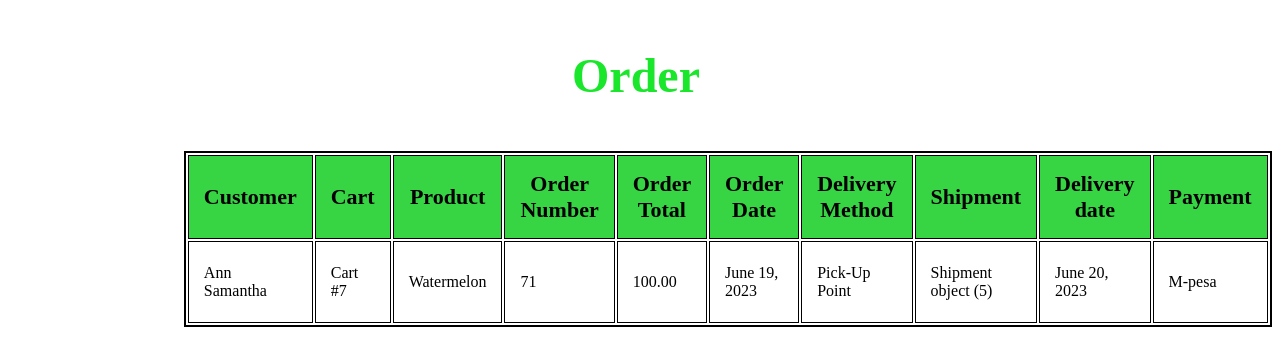
Screenshot of /order/order/4/ with the database file from the repository.
### order/models.py (models this page shows, shortened)
class Order(models.Model):
    customer = models.ForeignKey(Customer,
                                 on_delete=models.CASCADE, null=True)
    cart = models.ForeignKey(Cart,
                             on_delete=models.CASCADE, null=True)
    product = models.ForeignKey(Product,
                                 on_delete=models.CASCADE, null=True )
    order_number = models.PositiveIntegerField()
    order_total = models.DecimalField(max_digits = 6, decimal_places = 2)
    order_date = models.DateField()
    delivery_choices = (
        ('Pick-Up Point', 'Pick-Up Point'),
        ('Home Delivery', 'Home Delivery'),
    )
    delivery_method = models.CharField(max_length=15, choices=delivery_choices)
    shipment = models.ForeignKey(Shipment,
                                 on_delete=models.CASCADE, null=True)
    delivery_date = models.DateField()
    payment = models.ForeignKey(Payment,
                                   on_delete=models.CASCADE, null=True)

### customer/models.py (models this page shows)
class Customer (models.Model):
    name = models.CharField(max_length=32)
    phone_Number = models.CharField(max_length=15)
    email = models.EmailField()
    location = models.CharField(max_length=32)
    user = models.ForeignKey(User,
                                on_delete=models.CASCADE, null=True)
    def __str__(self):
        return self.name

### cart/models.py (models this page shows, shortened)
class Cart(models.Model):
    inventory = models.ManyToManyField(Product)
    delivery_choices = (
        ('Pick-Up Point', 'Pick-Up Point'),
        ('Home Delivery', 'Home Delivery'),
    )
    delivery_method = models.CharField(max_length=15, choices=delivery_choices)
    number_of_products = models.IntegerField()
    products_total = models.DecimalField(max_digits=6, decimal_places=2)
    shipping_cost = models.DecimalField(max_digits=6, decimal_places=2)
    payment_choice = (
        ('M-Pesa', 'M-Pesa'),
        ('Pay on Delivery', 'Pay on Delivery'),
    )
    payment_method = models.CharField(max_length = 15, choices = payment_choice)
    def __str__(self):
        return f"Cart #{self.pk}"

### inventory/models.py (models this page shows)
class Product(models.Model):
    title = models.CharField(max_length = 32)
    vendor = models.ForeignKey(Vendor,
                               on_delete=models.CASCADE)
    description = models.TextField()
    product_id = models.PositiveBigIntegerField()
    image = models.ImageField(upload_to='images')
    price = models.DecimalField(max_digits = 6, decimal_places = 2)
    stock = models.PositiveIntegerField()
    date_created = models.DateTimeField(auto_now_add = True)
    date_updated = models.DateTimeField(auto_now = True)
    def __str__(self):
        return self.title

### shipment/models.py (models this page shows, shortened)
class Shipment(models.Model):
    location = models.CharField(max_length=120)
    delivery_choices = (
        ('Pick-up Point', 'Pick-up Point'),
        ('Home Delivery', 'Home Delivery'),
    )
    delivery_method = models.CharField(max_length=64, choices=delivery_choices)
    shipment_cost = models.PositiveIntegerField()
    status = models.CharField(max_length=12)
    delivery_date = models.DateField()
    delivery_time = models.TimeField()

### payment/models.py (models this page shows)
class Payment(models.Model):
    payment_choices = (
        ('M-pesa', 'M-Pesa'),
        ('Pay on Delivery', 'Pay on Delivery'),
    )
    payment_method = models.CharField(max_length=64, choices=payment_choices)
    amount = models.DecimalField(max_digits=6, decimal_places=2)
    payment_time = models.TimeField()
    payment_date = models.DateField()
    receipt_number = models.CharField(max_length=32)
    status = models.CharField(max_length=15)
    reference_number = models.CharField(max_length=32)
    products= models.CharField(max_length=64)
    refunds = models.CharField(max_length=500)
    def __str__(self):
        return self.payment_method

### order/views.py (the view)
# urls.py: path("order/<int:id>/", order_details, name="order_details_view"),
def order_details(request, id):
    order = Order.objects.get(id=id)
    return render(request, "order/order_details.html", {"order": order})

### template/order/order_details.html (shortened to what this page needs)
<!DOCTYPE html>
<html lang="en">
<head>
    {%load static%}
    <link rel="stylesheet" href="{% static 'css/products_detail.css' %}">
</head>
<body>
    <h3>Order</h3>
    <table class="table">
        <th>Customer</th>
        <th>Cart</th>
        <th>Product</th>
        <th class="detail">Order Number</th>
        <th>Order Total</th>
        <th>Order Date</th>
        <th>Delivery Method</th>
        <th>Shipment</th>
        <th>Delivery date</th>
        <th>Payment</th>
        <tr>
            <td>{{order.customer}}</td>
            <td>{{order.cart}}</td>
            <td>{{order.product}}</td>
            <td>{{order.order_number}}</td>
            <td>{{order.order_total}}</td>
            <td>{{order.order_date}}</td>
            <td>{{order.delivery_method}}</td>
            <td>{{order.shipment}}</td>
            <td>{{order.delivery_date}}</td>
            <td>{{order.payment}}</td>
        </tr>
    </table>
</body>
</html>

### inventory/static/css/products_detail.css (style rules this page uses)
h3 { color: rgb(26, 230, 43); font-size: 3em; text-align: center; }
th , td { border: 1px ; border: solid 1px; }
table { width: 70%; }
td { height: 50px; }
th,td { padding: 15px; text-align: left; }
th { background-color: rgb(55, 212, 68); text-align: center; font-size: 22px; }
.table { border: solid 2px; margin-left: 14%; }
.detail { width: 600px; }

### rows the page displays
Order: customer "Ann Samantha", cart "Cart #7", product "Watermelon", order_number "71", order_total "100.00", order_date "June 19, 2023", delivery_method "Pick-Up Point", shipment "Shipment object (5)", delivery_date "June 20, 2023", payment "M-pesa"
